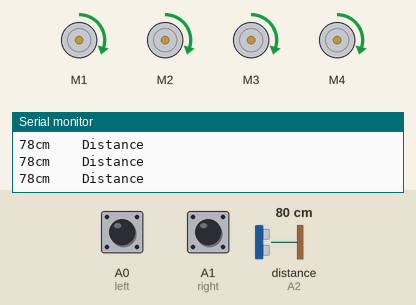
Bench run of a sketch on a simulated Arduino Uno, built with avr-gcc and run on an emulated ATmega328P. Shown: 4 × DC motor (green arrow = forward, orange = backward, longer = faster), the last lines printed to the serial monitor. Wiring (inferred from the names in the program): ultrasonic range finder: trigger A3; echo A2. The inputs (shaded band) are chosen by the test bench; at power-on: distance to the obstacle (sensor on A2) 80 cm, A0 (left) HIGH, A1 (right) HIGH. The echo pulse lasts 58.3 µs per cm.

Above: at 1.2 s.
1.3 s: distance to the obstacle (sensor on A2) set to 14 cm
4.3 s: distance to the obstacle (sensor on A2) set to 11 cm
At 4.9 s:
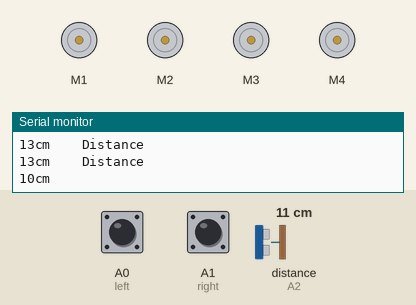
7.3 s: distance to the obstacle (sensor on A2) set to 60 cm
10.3 s: A0 (left) pulled LOW for 3.2 s
At 11.0 s:
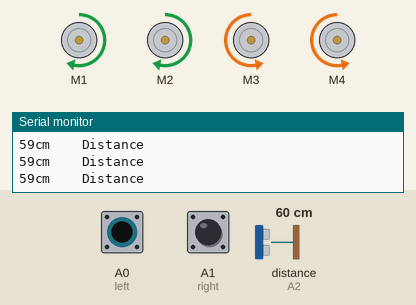
16.5 s: A1 (right) pulled LOW for 3.2 s
At 17.7 s:
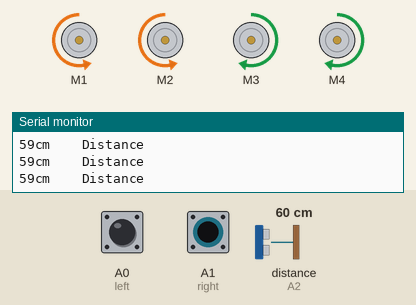
Timing chart, 0 to 21.2 s (numbered marks = the images above; inputs shaded):
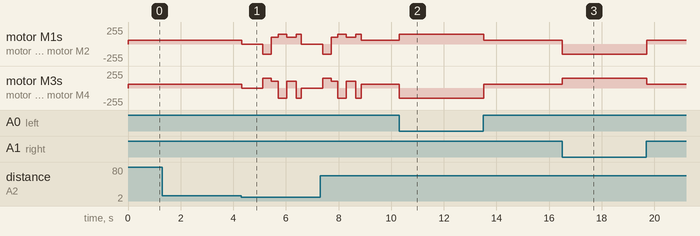

The sketch:

ATOMATED_GUIDED_ROBOT.ino
```cpp
#include <AFMotor.h>

int Echo = A2; //LEFT SENSOR ECHO
int Trig = A3; //LEFT SENSOR TRIG

#define left A0 //LEFT IR SENSOR
#define right A1//RIGHT IR SENSOR

//const int buzzer = A4;
long duration;
int distance;

//defining motors
AF_DCMotor motor1(1);
AF_DCMotor motor2(2);
AF_DCMotor motor3(3);
AF_DCMotor motor4(4);

void setup() {
  //declaring pin types
  pinMode(Echo, INPUT);
  pinMode(Trig, OUTPUT);
  pinMode(left,INPUT);
  pinMode(right,INPUT);
//  pinMode(buzzer, OUTPUT);
  Serial.begin(9600);
}

void loop(){
digitalWrite(Trig, LOW);
delayMicroseconds(2);
digitalWrite(Trig, HIGH);
delayMicroseconds(10);
digitalWrite(Trig, LOW);
duration = pulseIn(Echo, HIGH);
distance = duration*0.034/2;
Serial.println ("Distance\n");
Serial.print(distance);
Serial.print("cm\t\t");
if (distance < 12){
    Stop();
    delay(800);
    Left1();
    delay(325);
    forward1();
    delay(260);
    Right1();
    delay(325);
    forward1();
    delay(355);
    Right1();
    delay(200);
    }
 if(distance > 12){
  if(!digitalRead(left)==1 && !digitalRead(right)==1){forward();}
  if(!digitalRead(left)==1 && digitalRead(right)==1){Right1();}
  if(digitalRead(left)==1 && !digitalRead(right)==1){Left1();}
  if(!digitalRead(left)==0 && !digitalRead(right)==0){
   // Stop();
   forward();
  //  delay(2000);
//    inform(); // buzzer
//    delay(500);
 //   Left1();
 //   delay(580);
  }
  }
}
void forward(){
    motor1.run(FORWARD);
    motor1.setSpeed(60);
    motor2.run(FORWARD);
    motor2.setSpeed(60);
    motor3.run(FORWARD);
    motor3.setSpeed(60);
    motor4.run(FORWARD);
    motor4.setSpeed(60);
  }
void forward1(){
    motor1.run(FORWARD);
    motor1.setSpeed(100);
    motor2.run(FORWARD);
    motor2.setSpeed(100);
    motor3.run(FORWARD);
    motor3.setSpeed(100);
    motor4.run(FORWARD);
    motor4.setSpeed(100);
  }
void Left1(){
    motor1.run(BACKWARD);
    motor1.setSpeed(150);
    motor2.run(BACKWARD);
    motor2.setSpeed(150);
    motor3.run(FORWARD);
    motor3.setSpeed(150);
    motor4.run(FORWARD);
    motor4.setSpeed(150);
  }

void Right1(){
    motor1.run(FORWARD);
    motor1.setSpeed(150);
    motor2.run(FORWARD);
    motor2.setSpeed(150);
    motor3.run(BACKWARD);
    motor3.setSpeed(150);
    motor4.run(BACKWARD);
    motor4.setSpeed(150);
  }
void Stop(){
    motor1.run(RELEASE);
    motor1.setSpeed(0);
    motor2.run(RELEASE);
    motor2.setSpeed(0);
    motor3.run(RELEASE);
    motor3.setSpeed(0);
    motor4.run(RELEASE);
    motor4.setSpeed(0);
  }
//void inform(){tone(buzzer,500,500);}
```

Measured:
- the behaviour switches between 13 and 12 cm on distance to the obstacle (sensor on A2) (found by bisection; images 0 and 1)
- after the input at 4.3 s, motor M1, motor M2: forward 60/255 → stopped at once, → backward 150/255 0.80 s later, → forward 100/255 0.33 s later, → forward 150/255 0.26 s later, … (7 changes in this stretch)
- after the input at 10.3 s, motor M1, motor M2: forward 60/255 → forward 150/255 at once, → forward 60/255 3.2 s later; motor M3, motor M4: forward 60/255 → backward 150/255 at once, → forward 60/255 3.2 s later
- after the input at 16.5 s, motor M1, motor M2: forward 60/255 → backward 150/255 at once, → forward 60/255 3.2 s later; motor M3, motor M4: forward 60/255 → forward 150/255 at once, → forward 60/255 3.2 s later
